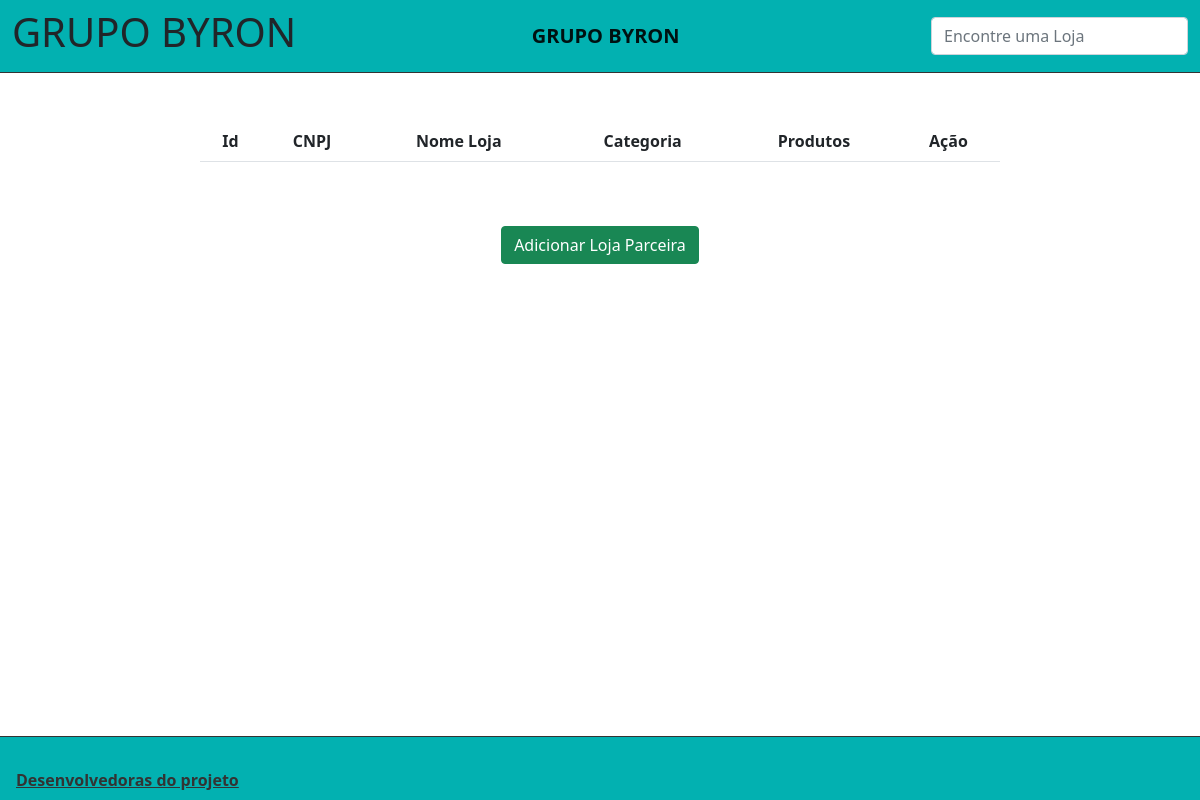
Before: / with the older database file.
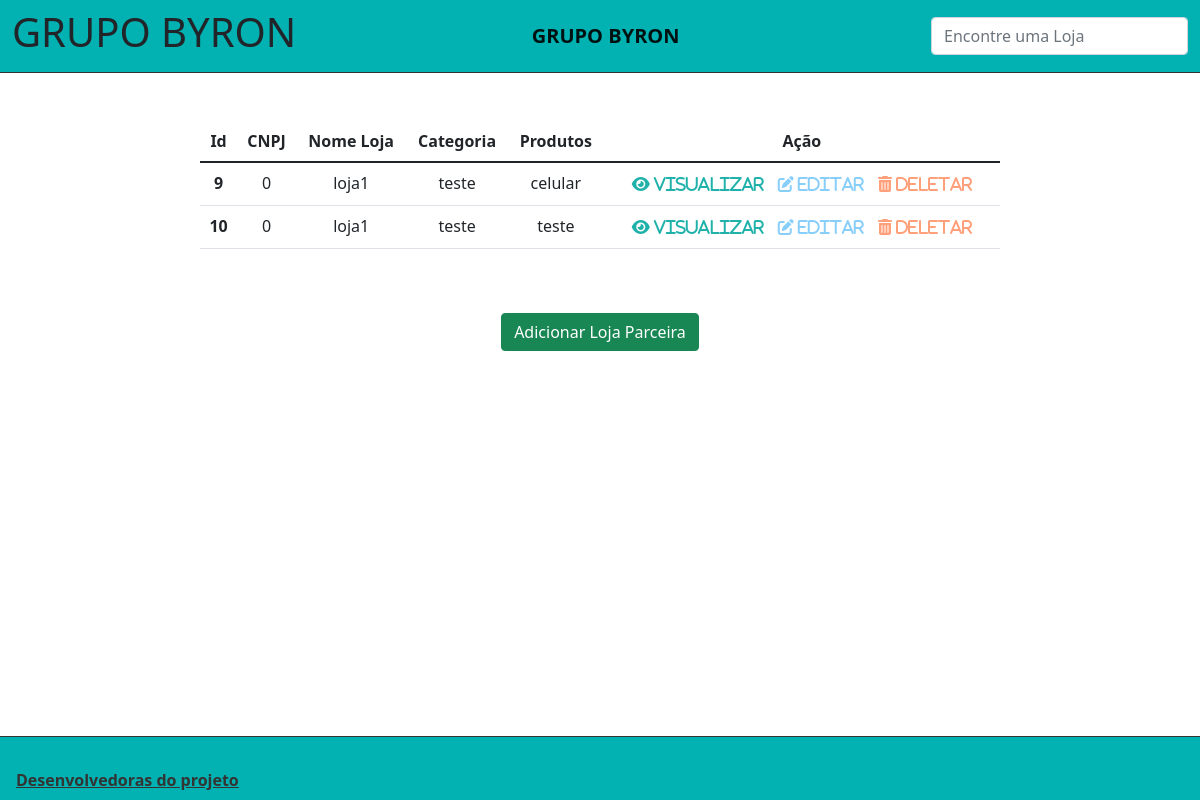
After: the same page with the newer database file.
### app/models.py (models this page shows)
class Stores(models.Model):
  cnpj = models.CharField(max_length=50)
  store_name = models.CharField(max_length=50)
  product_category = models.CharField(max_length=50)
  product = models.CharField(max_length=100)

### app/views.py (the view)
# urls.py: 2. Add a URL to urlpatterns:  path('', views.home, name='home')
def home(request):
   data = {}
   search = request.GET.get('search')
   if search:
     data['db'] = Stores.objects.filter(store_name__icontains = search)
   else:
      data['db'] = Stores.objects.all()
   return render(request, 'index.html', data)

### app/templates/index.html (shortened to what this page needs)
{% extends 'base.html' %}
{% block content %}
<body>
  <div class="col-8 m-auto pt-5 pd-2 text-center">
    <table class="table">
      <thead>
        <tr>
          <th scope="col">Id</th>
          <th scope="col">CNPJ</th>
          <th scope="col">Nome Loja</th>
          <th scope="col">Categoria</th>
          <th scope="col">Produtos</th>
          <th scope="col">Ação</th>
        </tr>
      </thead>
      <tbody>
      {% for dbs in db %}
        <tr>
          <th scope="row">{{dbs.id}}</th>
          <td>{{dbs.cnpj}}</td>
          <td>{{dbs.store_name}}</td>
          <td>{{dbs.product_category}}</td>
          <td>{{dbs.product}}</td>
          <td>
            <a href="/view/{{dbs.id}}/" class="far fa-eye"> Visualizar</a>
            <a href="/edit/{{dbs.id}}/" class="far fa-edit"> Editar</a>
            <a href="/delete/{{dbs.id}}/" class="far fa-trash-alt"> Deletar</a>
          </td>
        </tr>
      {% endfor %}
      </tbody>
    </table>
    <div class="col-8 m-auto pt-5 pd-2 text-center">
      <a href="/form" class="btn btn-success">Adicionar Loja Parceira</a>
    </div>
  </div>
  {% load static %}
 </body>
{% endblock  %}

Changed rows visible on the page:
added Stores: id "9", cnpj "0", store_name "loja1", product_category "teste", product "celular"
added Stores: id "10", cnpj "0", store_name "loja1", product_category "teste", product "teste"
